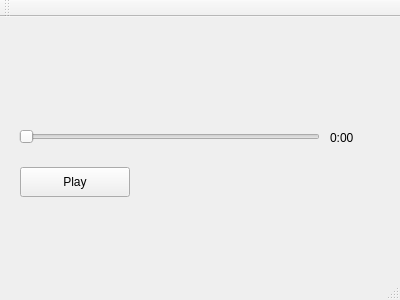
<?xml version="1.0" encoding="UTF-8"?>
<ui version="4.0">
 <class>MainWindow</class>
 <widget class="QMainWindow" name="MainWindow">
  <property name="geometry">
   <rect>
    <x>0</x>
    <y>0</y>
    <width>400</width>
    <height>300</height>
   </rect>
  </property>
  <property name="windowTitle">
   <string>MainWindow</string>
  </property>
  <widget class="QWidget" name="centralWidget">
   <widget class="QPushButton" name="pushButton">
    <property name="geometry">
     <rect>
      <x>20</x>
      <y>150</y>
      <width>110</width>
      <height>30</height>
     </rect>
    </property>
    <property name="text">
     <string>Play</string>
    </property>
   </widget>
   <widget class="QLabel" name="label">
    <property name="geometry">
     <rect>
      <x>10</x>
      <y>30</y>
      <width>381</width>
      <height>61</height>
     </rect>
    </property>
    <property name="font">
     <font>
      <pointsize>24</pointsize>
     </font>
    </property>
    <property name="layoutDirection">
     <enum>Qt::LeftToRight</enum>
    </property>
    <property name="text">
     <string/>
    </property>
    <property name="alignment">
     <set>Qt::AlignCenter</set>
    </property>
   </widget>
   <widget class="QSlider" name="horizontalSlider">
    <property name="geometry">
     <rect>
      <x>19</x>
      <y>110</y>
      <width>301</width>
      <height>20</height>
     </rect>
    </property>
    <property name="orientation">
     <enum>Qt::Horizontal</enum>
    </property>
   </widget>
   <widget class="QLabel" name="label_2">
    <property name="geometry">
     <rect>
      <x>330</x>
      <y>110</y>
      <width>85</width>
      <height>22</height>
     </rect>
    </property>
    <property name="text">
     <string>0:00</string>
    </property>
   </widget>
  </widget>
  <widget class="QMenuBar" name="menuBar">
   <property name="geometry">
    <rect>
     <x>0</x>
     <y>0</y>
     <width>400</width>
     <height>27</height>
    </rect>
   </property>
  </widget>
  <widget class="QToolBar" name="mainToolBar">
   <attribute name="toolBarArea">
    <enum>TopToolBarArea</enum>
   </attribute>
   <attribute name="toolBarBreak">
    <bool>false</bool>
   </attribute>
  </widget>
  <widget class="QStatusBar" name="statusBar"/>
 </widget>
 <layoutdefault spacing="6" margin="11"/>
 <resources/>
 <connections/>
</ui>
